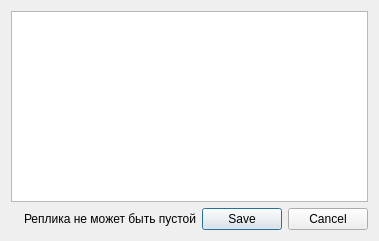
<?xml version="1.0" encoding="UTF-8"?>
<ui version="4.0">
 <class>ClientReplicaEditor</class>
 <widget class="QWidget" name="ClientReplicaEditor">
  <property name="geometry">
   <rect>
    <x>0</x>
    <y>0</y>
    <width>352</width>
    <height>241</height>
   </rect>
  </property>
  <property name="sizePolicy">
   <sizepolicy hsizetype="Preferred" vsizetype="Minimum">
    <horstretch>0</horstretch>
    <verstretch>0</verstretch>
   </sizepolicy>
  </property>
  <property name="windowTitle">
   <string>Редактор реплики клиента</string>
  </property>
  <layout class="QVBoxLayout" name="verticalLayout">
   <item>
    <widget class="QPlainTextEdit" name="plainTextEdit">
     <property name="sizePolicy">
      <sizepolicy hsizetype="Expanding" vsizetype="Expanding">
       <horstretch>0</horstretch>
       <verstretch>0</verstretch>
      </sizepolicy>
     </property>
    </widget>
   </item>
   <item>
    <layout class="QHBoxLayout" name="horizontalLayout">
     <item>
      <widget class="QLabel" name="errorIconLabel">
       <property name="text">
        <string/>
       </property>
      </widget>
     </item>
     <item>
      <widget class="QLabel" name="errorTextLabel">
       <property name="text">
        <string>Реплика не может быть пустой</string>
       </property>
      </widget>
     </item>
     <item>
      <widget class="QDialogButtonBox" name="buttonBox">
       <property name="standardButtons">
        <set>QDialogButtonBox::Cancel|QDialogButtonBox::Save</set>
       </property>
      </widget>
     </item>
    </layout>
   </item>
  </layout>
 </widget>
 <resources/>
 <connections/>
</ui>
